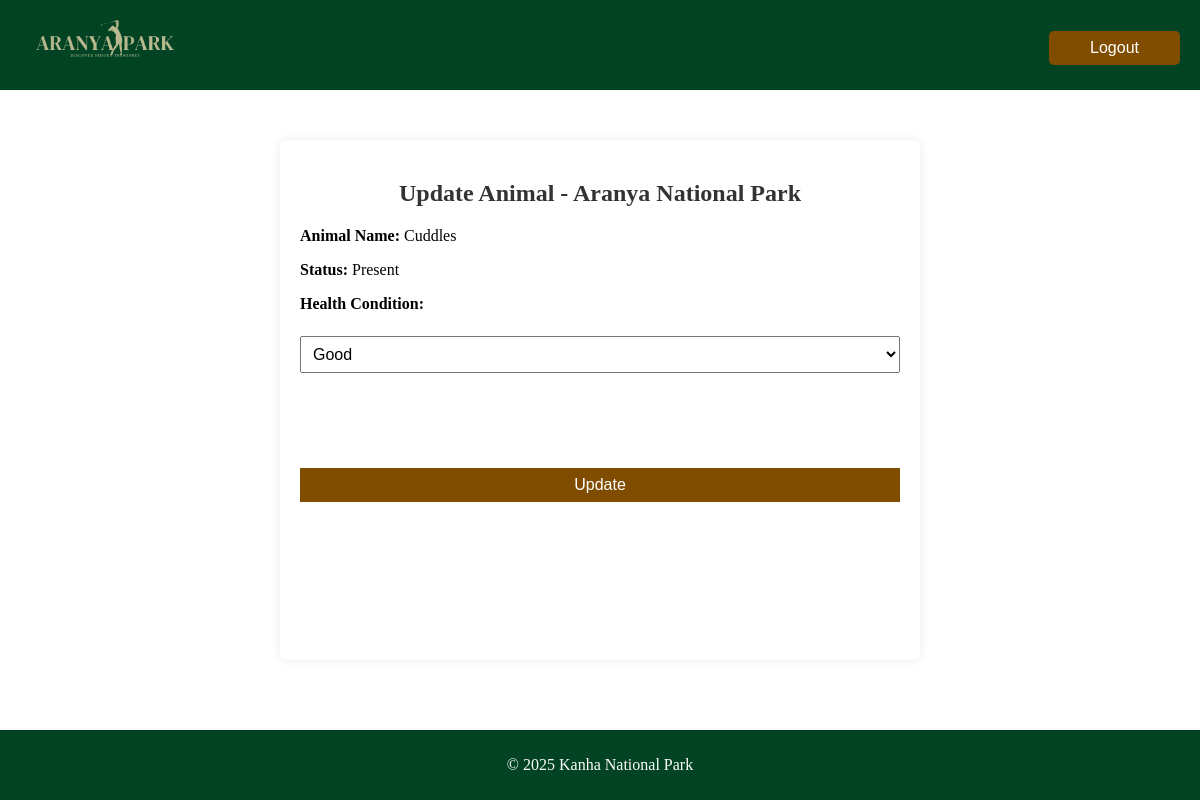
/update_animal_aranya.php?id=21 (signed in), run on the app's committed database.
### tables this page shows
CREATE TABLE IF NOT EXISTS `animals` (
    `Animal_ID` INT PRIMARY KEY,
    `Species` VARCHAR(50) NOT NULL,
    `Name` VARCHAR(50),
    `Age` INT,
    `Status` VARCHAR(50) DEFAULT 'Present',
    `Health_Condition` ENUM('Good', 'Critical', 'Recovering') DEFAULT 'Good',
    `Park_ID` INT DEFAULT 1,
    `Adopter_Name` VARCHAR(100),
    `Adopter_Phone` VARCHAR(15),
    `Adopter_Email` VARCHAR(100),
    `Description` TEXT,
    `animal_type` VARCHAR(50) DEFAULT 'Mammal',
    `category` VARCHAR(50) DEFAULT 'Carnivore',
    FOREIGN KEY (`Park_ID`) REFERENCES `nationalparks`(`park_id`) ON DELETE SET NULL
);

### update_animal_aranya.php (the view, shortened to what this page needs)
<?php
include 'db_connect.php';
$animal = null;
if (isset($_GET['id'])) {
    $animal_id = $_GET['id'];
    $query = "SELECT Name, Status, Health_Condition FROM animals WHERE Animal_ID = ?";
    $stmt = $conn->prepare($query);
    $stmt->bind_param("i", $animal_id);
    $stmt->execute();
    $result = $stmt->get_result();
    $animal = $result->fetch_assoc();
}
?>
<!DOCTYPE html>
<html lang="en">
<head>
</head>
<body>
    <div class="navbar">
        <a href="employee_aranya.php">
            <img src="aranya_logo.png" alt="Logo">
        </a>
        <form action="logout_aranya.php" method="POST">
            <button class="logout-btn" type="submit">Logout</button>
        </form>
    </div>
    <div class="container">
        <h2>Update Animal - Aranya National Park</h2>
        <?php if ($animal): ?>
            <p><strong>Animal Name:</strong> <?= htmlspecialchars($animal['Name']) ?></p>
            <p><strong>Status:</strong> <?= htmlspecialchars($animal['Status']) ?></p>
            <form method="POST" onsubmit="return confirmUpdate();">
                <label>Health Condition:</label><br><br>
                <select name="health_condition">
                <option value="Good" <?= ($animal['Health_Condition'] == 'Good') ? 'selected' : '' ?>>Good</option><br><br>
                    <option value="Critical" <?= ($animal['Health_Condition'] == 'Critical') ? 'selected' : '' ?>>Critical</option><br><br>
                    <option value="Recovering" <?= ($animal['Health_Condition'] == 'Recovering') ? 'selected' : '' ?>>Recovering</option><br><br>
                </select><br><br><br><br><br><br>
                <button type="submit">Update</button>
            </form>
        <?php else: ?>
            <p>Invalid animal ID.</p>
        <?php endif; ?>
    </div><br><br><br><br><br>
    <div class="footer">
        <p>&copy; 2025 Kanha National Park</p>
    </div>
</body>
</html>

### update_animal_aranya.php (style rules this page uses)
html, body { height: 100%; margin: 0; padding: 0; display: flex; flex-direction: column; overflow-x: hidden; }
.navbar { display: flex; justify-content: space-between; align-items: center; background-color:#014323; padding: 10px 20px; color: white; height: 70px; }
.navbar img { height: 170px; cursor: pointer; }
.logout-btn { background-color:rgb(128, 77, 0); color: white; border: none; padding: 8px 16px; cursor: pointer; font-size: 16px; border-radius: 5px; margin-right: 50px; }
.container { width: 50%; margin: 50px auto; background: white; padding: 20px; flex: 1; border-radius: 8px; box-shadow: 0px 0px 10px rgba(4, 42, 1, 0.1); }
h2 { text-align: center; color: #333; }
label { font-weight: bold; }
select, button { width: 100%; padding: 8px; margin-top: 5px; font-size: 16px; }
button { background-color:rgb(128, 77, 0); color: white; border: none; cursor: pointer; }
.footer { background-color: #014323; color: white; text-align: center; padding: 10px 0; width: 100%; position: absolute; bottom: 0; }

### data on the page
animals: Name "Cuddles", Status "Present", health_condition "Good"
